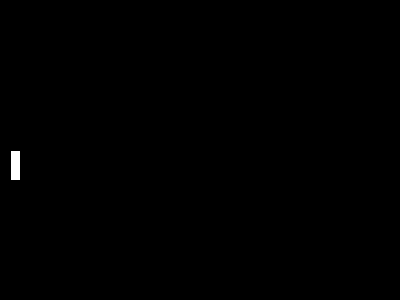
Frame 1 (no input)
Frame 60 (the mouse pressed at the canvas centre just before this capture): identical to frame 1, image omitted
Frame 120 (the mouse held since frame 60 and released just before this capture): identical to frame 1, image omitted

The Processing sketch that drew this single still picture (run headless with seeded random() and noise(); from frame 60 on, the mouse is pressed at the canvas centre):

// Processing sketch: Ejemplo04Paleta
// ── Ejemplo04Paleta.pde
/*
Historia de Usuario:
Como jugador, quiero que la paleta se mueva hacia arriba o abajo con las flechas,
para interceptar la pelota.
*/
Paleta paleta;
boolean arriba, abajo;
int direccion;
void setup()
{
  size(400,300);
  paleta = new Paleta(10, height/2, 10, 30);
}

void draw()
{
  background(0);
  paleta.dibujar();
  if(arriba)
  {
    direccion = -1;
    paleta.mover(direccion);
  }
  if(abajo)
  {
    direccion = 1;
    paleta.mover(direccion);
  }
}

void keyPressed()
{
  if(keyCode == UP)
  {
    arriba = true;
  }
  if(keyCode == DOWN)
  {
    abajo = true;
  }
}

void keyReleased()
{
  if(keyCode == UP)
  {
    arriba = false;
  }
  if(keyCode == DOWN)
  {
    abajo = false;
  }
}

// ── Paleta.pde
class Paleta
{
  private int posX;
  private int posY;
  private int velY;
  private int ancho;
  private int alto;
  
  public Paleta( int posX1, int posY1, int ancho1, int alto1 )
  {
    this.posX = posX1;
    this.posY = posY1;
    this.ancho = ancho1;
    this.alto = alto1;
    this.velY = 5;
  }
  
  void dibujar()
  {
    rect(posX, posY, ancho, alto);  
  }
  
  void mover(int direccion)
  {
    posY += (velY * direccion);
  }
}
